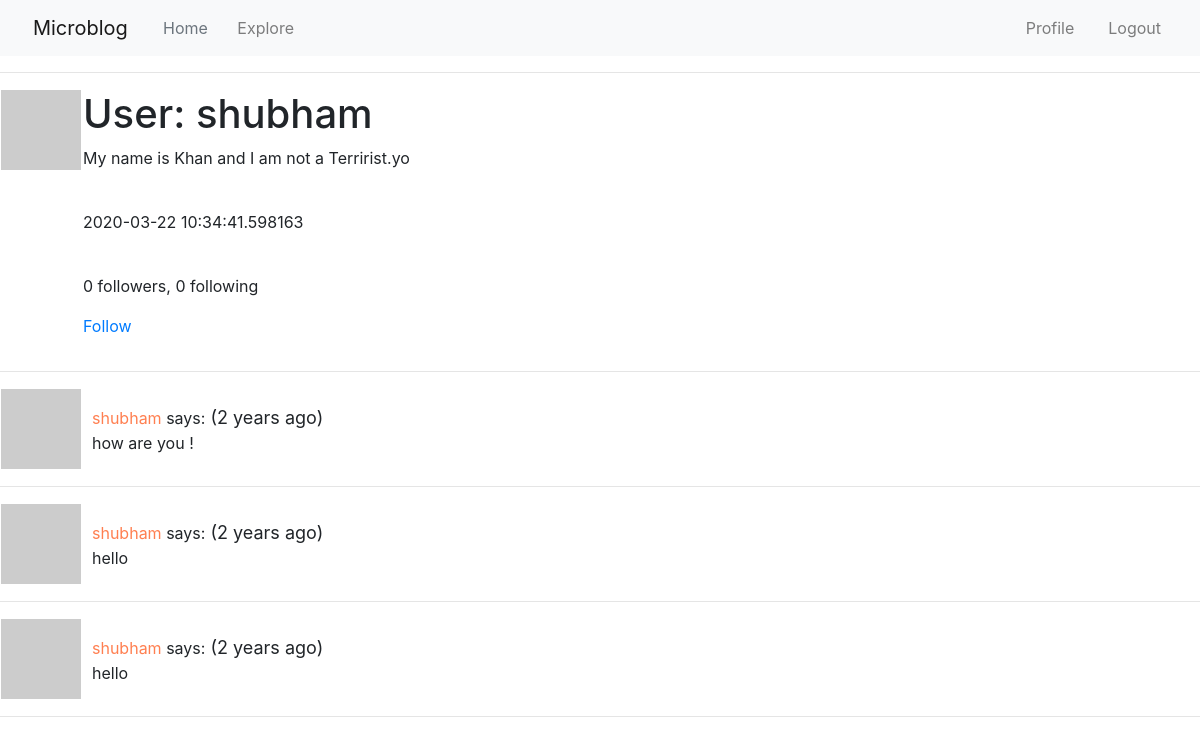
Before: /user/shubham (signed in) with the older database file.
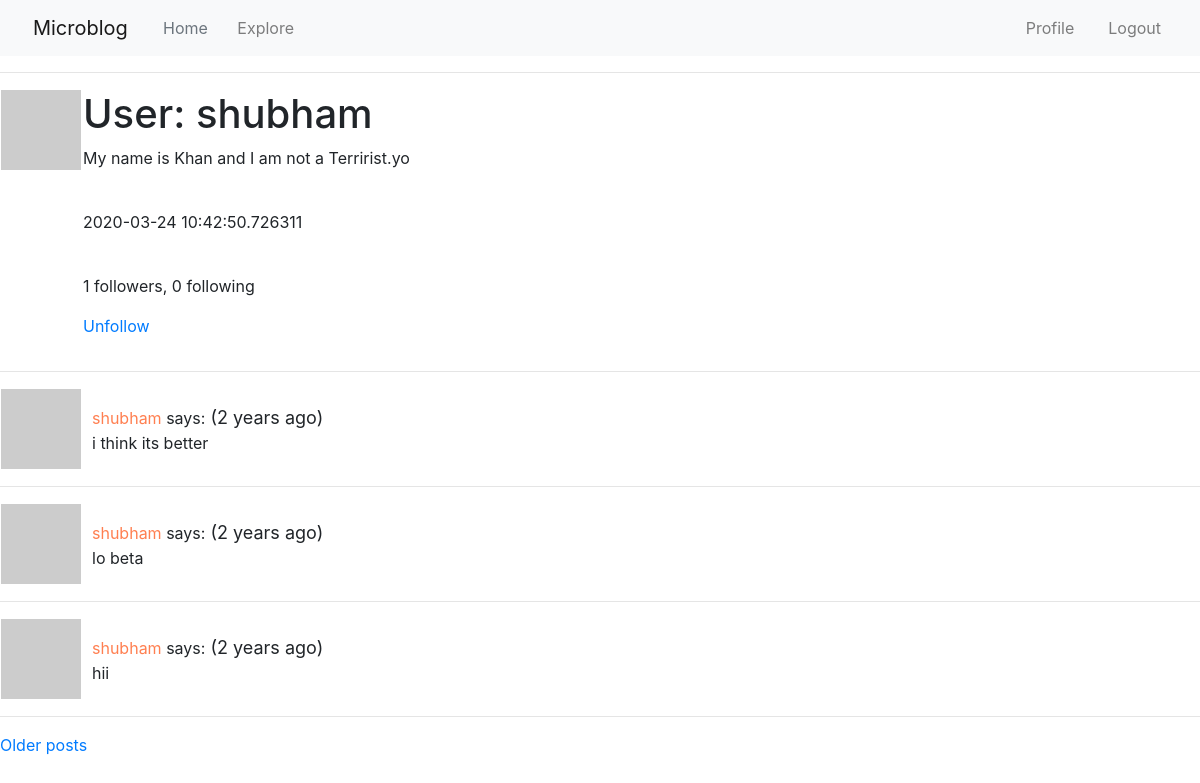
After: the same page with the newer database file.
### app/models.py (models this page shows, shortened)
class User(UserMixin, db.Model):
    id=db.Column(db.Integer, primary_key=True)
    username=db.Column(db.String(64), index=True, unique=True)
    email=db.Column(db.String(120), index=True, unique=True)
    password_hash=db.Column(db.String(128))
    posts=db.relationship('Post', backref='author', lazy='dynamic')
    about_me=db.Column(db.String(140))
    last_seen=db.Column(db.DateTime,default=datetime.utcnow)
    followed=db.relationship(
        'User',secondary=followers,
        primaryjoin=(followers.c.follower_id == id),
        secondaryjoin=(followers.c.followed_id == id),
        backref=db.backref('followers',lazy='dynamic'),lazy='dynamic')
    def avatar(self,size):
        digest = md5(self.email.lower().encode('utf-8')).hexdigest()
        return 'https://www.gravatar.com/avatar/{}?d=identicon&s={}'.format(digest,size)
    def is_following(self, user):
        return self.followed.filter(
            followers.c.followed_id == user.id).count() > 0

class Post(db.Model):
    id=db.Column(db.Integer, primary_key=True)
    body=db.Column(db.String(140))
    timestamp=db.Column(db.DateTime, index=True, default=datetime.utcnow)
    language = db.Column(db.String(5))
    user_id = db.Column(db.Integer, db.ForeignKey('user.id'))

### app/routes.py (the view)
@app.route('/user/<username>')
@login_required
def user(username):
    user= User.query.filter_by(username=username).first_or_404()
    page = request.args.get('page', 1, type=int)
    posts = user.posts.order_by(Post.timestamp.desc()).paginate(
        page, app.config['POSTS_PER_PAGE'], False)
    next_url = url_for('user', username=user.username, page=posts.next_num) \
        if posts.has_next else None
    prev_url = url_for('user', username=user.username, page=posts.prev_num) \
        if posts.has_prev else None
    return render_template('user.html', user=user, posts=posts.items,
                           next_url=next_url, prev_url=prev_url)

### app/models.py (called while the page is built)
@login.user_loader
def load_user(id):
    return User.query.get(int(id))

### app/routes.py (called while the page is built)
@app.before_request
def before_request():
    if current_user.is_authenticated:
        current_user.last_seen = datetime.utcnow()
        db.session.commit()
    g.locale = str(get_locale())

### app/templates/user.html (shortened to what this page needs)
{% extends "base.html" %}
{% block content %}
    <table>
        <tr valign="top">
            <td><img src="{{ user.avatar(150) }}"></td>
            <td>
                <h1>{{_('User')}}: {{ user.username }}</h1>
                {% if user.about_me %}<p>{{ user.about_me }}</p>{% endif %}<br>
                {% if user.last_seen %}<p>{{ user.last_seen }}</p>{% endif %}<br>
                <p>{{ _('%(count)d followers', count=user.followers.count()) }}, {{ _('%(count)d following', count=user.followed.count()) }}</p>
                {% if user == current_user %}
                <a href="{{ url_for('edit_profile') }}">{{_('Edit your profile')}}</a>
                {% elif not current_user.is_following(user) %}
                <p><a href="{{ url_for('follow', username=user.username) }}">{{_('Follow')}}</a></p>
                {% else %}
                <p><a href="{{ url_for('unfollow', username=user.username) }}">{{_('Unfollow')}}</a></p>
                </td>
                {% endif %}
        </tr>
    </table>
    <hr>
    {% for post in posts %}
        {% include '_post.html' %}
        <hr>
    {% endfor %}
    {% if next_url %}
    <a href="{{ next_url }}">{{_('Older posts')}}</a>
    {% endif %}
{% endblock %}

### app/templates/_post.html (shortened to what this page needs)
<table>
    <tr value="top" style="">
        <div style="">
        <td><img src="{{ post.author.avatar(50) }}"></td>
        <td>
            &nbsp; <a href="{{ url_for('user' ,username=post.author.username) }}" style="text-decoration: none; color: coral;">
                {{ post.author.username }}
            </a>says:<span class="post-date" style="font-size:18px;padding-left:;"> ({{ moment(post.timestamp).fromNow() }})</span>
            <br>
            &nbsp;&nbsp;{{ post.body }}
        </td>
        </div>
    </tr>
</table>

Changed rows visible on the page:
no longer on this page (row unchanged): Post: author.username "shubham", timestamp "2 years ago", body "how are you !"
no longer on this page (row unchanged): Post: author.username "shubham", timestamp "2 years ago", body "hello"
no longer on this page (row unchanged): Post: author.username "shubham", timestamp "2 years ago", body "hello"
changed User "shubham": last_seen "2020-03-22 10:34:41.598163" → "2020-03-24 10:42:50.726311"
added Post: author.username "shubham", timestamp "2 years ago", body "i think its better"
added Post: author.username "shubham", timestamp "2 years ago", body "lo beta"
added Post: author.username "shubham", timestamp "2 years ago", body "hii"
Other visible differences:
text no longer shown: "0 followers Follow"
text now shown: "1 followers Unfollow Older posts"
